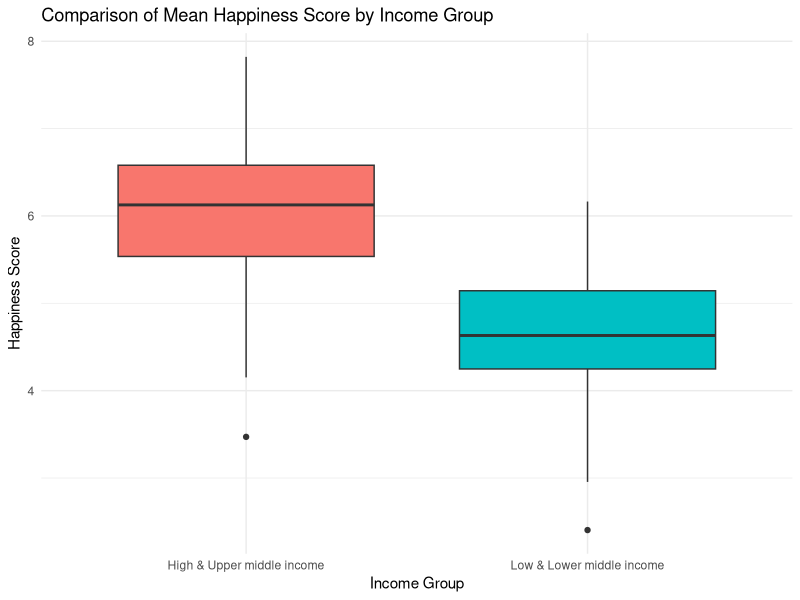
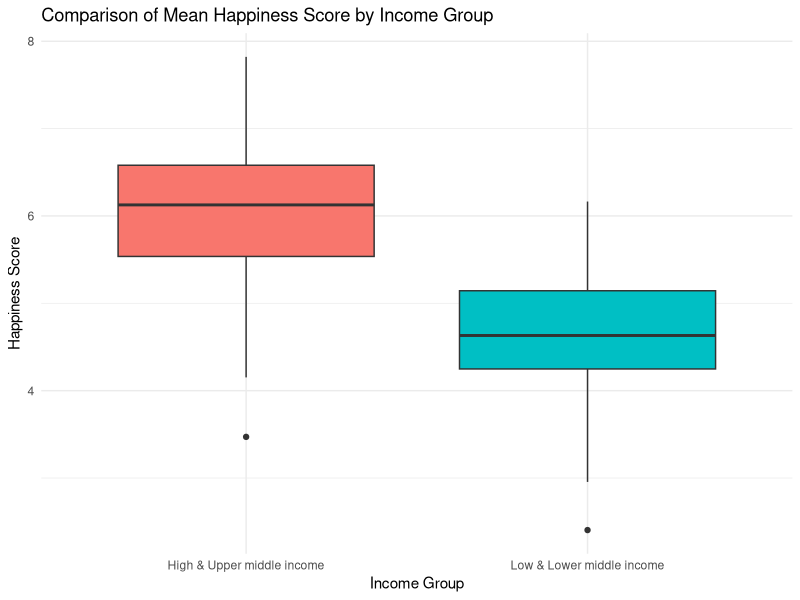

Source code (R) for these figures, in order:
# Commit 1: added header comment
# Load necessary library
library(ggplot2)

# Read dataset
happy <- read.csv("happiness_report_2022.csv", stringsAsFactors = TRUE)

# Optional: Convert income to factor if needed
happy$income <- as.factor(happy$income)

# Combine income groups into two main categories
happy$income_group <- ifelse(
  happy$income %in% c("Low income", "Lower middle income"),
  "Low & Lower middle income",
  "High & Upper middle income"
)

# Convert combined group to factor
happy$income_group <- as.factor(happy$income_group)

# Check new income groups (optional)
table(happy$income, happy$income_group)

# -----------------------------
# Box Plot
# -----------------------------

ggplot(happy, aes(x = income_group, y = score, fill = income_group)) +
  geom_boxplot() +
  labs(
    title = "Comparison of Mean Happiness Score by Income Group",
    x = "Income Group",
    y = "Happiness Score"
  ) +
  theme_minimal() +
  theme(legend.position = "none")

# -----------------------------
# Save Plot
# -----------------------------
ggsave("happiness_boxplot.png", width = 8, height = 6)
sum(is.na(happy))
